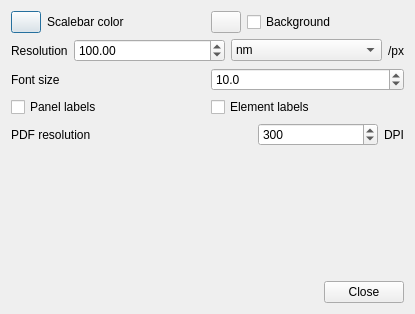
<?xml version="1.0" encoding="UTF-8"?>
<ui version="4.0">
 <class>ImageDialog</class>
 <widget class="QDialog" name="ImageDialog">
  <property name="geometry">
   <rect>
    <x>0</x>
    <y>0</y>
    <width>415</width>
    <height>314</height>
   </rect>
  </property>
  <property name="windowTitle">
   <string>Image settings</string>
  </property>
  <layout class="QVBoxLayout" name="verticalLayout">
   <item>
    <layout class="QHBoxLayout" name="horizontalLayout_9">
     <item>
      <widget class="ColorButton" name="composeScalebarColor">
       <property name="sizePolicy">
        <sizepolicy hsizetype="Preferred" vsizetype="Preferred">
         <horstretch>0</horstretch>
         <verstretch>0</verstretch>
        </sizepolicy>
       </property>
       <property name="minimumSize">
        <size>
         <width>15</width>
         <height>0</height>
        </size>
       </property>
       <property name="maximumSize">
        <size>
         <width>30</width>
         <height>16777214</height>
        </size>
       </property>
       <property name="text">
        <string/>
       </property>
       <property name="flat">
        <bool>false</bool>
       </property>
      </widget>
     </item>
     <item>
      <widget class="QLabel" name="label_11">
       <property name="text">
        <string>Scalebar color</string>
       </property>
      </widget>
     </item>
     <item>
      <widget class="ColorButton" name="composeScalebarBgColor">
       <property name="sizePolicy">
        <sizepolicy hsizetype="Preferred" vsizetype="Preferred">
         <horstretch>0</horstretch>
         <verstretch>0</verstretch>
        </sizepolicy>
       </property>
       <property name="minimumSize">
        <size>
         <width>15</width>
         <height>0</height>
        </size>
       </property>
       <property name="maximumSize">
        <size>
         <width>30</width>
         <height>16777215</height>
        </size>
       </property>
       <property name="text">
        <string/>
       </property>
      </widget>
     </item>
     <item>
      <widget class="QCheckBox" name="composeScalebarBg">
       <property name="text">
        <string>Background</string>
       </property>
      </widget>
     </item>
    </layout>
   </item>
   <item>
    <layout class="QHBoxLayout" name="horizontalLayout_6" stretch="0,1,1,0">
     <item>
      <widget class="QLabel" name="label_2">
       <property name="text">
        <string>Resolution</string>
       </property>
      </widget>
     </item>
     <item>
      <widget class="QDoubleSpinBox" name="composeResValue">
       <property name="suffix">
        <string/>
       </property>
       <property name="decimals">
        <number>2</number>
       </property>
       <property name="minimum">
        <double>0.000000000000000</double>
       </property>
       <property name="maximum">
        <double>100000.000000000000000</double>
       </property>
       <property name="stepType">
        <enum>QAbstractSpinBox::AdaptiveDecimalStepType</enum>
       </property>
       <property name="value">
        <double>100.000000000000000</double>
       </property>
      </widget>
     </item>
     <item>
      <widget class="QComboBox" name="composeResUnits">
       <property name="currentIndex">
        <number>3</number>
       </property>
       <item>
        <property name="text">
         <string>None</string>
        </property>
       </item>
       <item>
        <property name="text">
         <string>mm</string>
        </property>
       </item>
       <item>
        <property name="text">
         <string>µm</string>
        </property>
       </item>
       <item>
        <property name="text">
         <string>nm</string>
        </property>
       </item>
      </widget>
     </item>
     <item>
      <widget class="QLabel" name="label_10">
       <property name="text">
        <string>/px</string>
       </property>
      </widget>
     </item>
    </layout>
   </item>
   <item>
    <layout class="QHBoxLayout" name="horizontalLayout">
     <item>
      <widget class="QLabel" name="label">
       <property name="text">
        <string>Font size</string>
       </property>
      </widget>
     </item>
     <item>
      <widget class="QDoubleSpinBox" name="composeFontsize">
       <property name="decimals">
        <number>1</number>
       </property>
       <property name="minimum">
        <double>1.000000000000000</double>
       </property>
       <property name="maximum">
        <double>100.000000000000000</double>
       </property>
       <property name="stepType">
        <enum>QAbstractSpinBox::AdaptiveDecimalStepType</enum>
       </property>
       <property name="value">
        <double>10.000000000000000</double>
       </property>
      </widget>
     </item>
    </layout>
   </item>
   <item>
    <layout class="QHBoxLayout" name="horizontalLayout_2">
     <item>
      <widget class="QCheckBox" name="composePanelLabels">
       <property name="text">
        <string>Panel labels</string>
       </property>
      </widget>
     </item>
     <item>
      <widget class="QCheckBox" name="composeElementLabels">
       <property name="text">
        <string>Element labels</string>
       </property>
      </widget>
     </item>
    </layout>
   </item>
   <item>
    <layout class="QHBoxLayout" name="horizontalLayout_3" stretch="2,1,0">
     <item>
      <widget class="QLabel" name="label_3">
       <property name="text">
        <string>PDF resolution</string>
       </property>
      </widget>
     </item>
     <item>
      <widget class="QSpinBox" name="composeDPI">
       <property name="minimum">
        <number>1</number>
       </property>
       <property name="maximum">
        <number>1200</number>
       </property>
       <property name="value">
        <number>300</number>
       </property>
      </widget>
     </item>
     <item>
      <widget class="QLabel" name="label_4">
       <property name="text">
        <string>DPI</string>
       </property>
      </widget>
     </item>
    </layout>
   </item>
   <item>
    <spacer name="verticalSpacer">
     <property name="orientation">
      <enum>Qt::Vertical</enum>
     </property>
     <property name="sizeHint" stdset="0">
      <size>
       <width>20</width>
       <height>40</height>
      </size>
     </property>
    </spacer>
   </item>
   <item>
    <widget class="QDialogButtonBox" name="buttonBox">
     <property name="orientation">
      <enum>Qt::Horizontal</enum>
     </property>
     <property name="standardButtons">
      <set>QDialogButtonBox::Close</set>
     </property>
    </widget>
   </item>
  </layout>
 </widget>
 <customwidgets>
  <customwidget>
   <class>ColorButton</class>
   <extends>QPushButton</extends>
   <header>exhale.listwidgets</header>
  </customwidget>
 </customwidgets>
 <resources/>
 <connections>
  <connection>
   <sender>buttonBox</sender>
   <signal>accepted()</signal>
   <receiver>ImageDialog</receiver>
   <slot>accept()</slot>
   <hints>
    <hint type="sourcelabel">
     <x>248</x>
     <y>254</y>
    </hint>
    <hint type="destinationlabel">
     <x>157</x>
     <y>274</y>
    </hint>
   </hints>
  </connection>
  <connection>
   <sender>buttonBox</sender>
   <signal>rejected()</signal>
   <receiver>ImageDialog</receiver>
   <slot>reject()</slot>
   <hints>
    <hint type="sourcelabel">
     <x>316</x>
     <y>260</y>
    </hint>
    <hint type="destinationlabel">
     <x>286</x>
     <y>274</y>
    </hint>
   </hints>
  </connection>
 </connections>
</ui>
